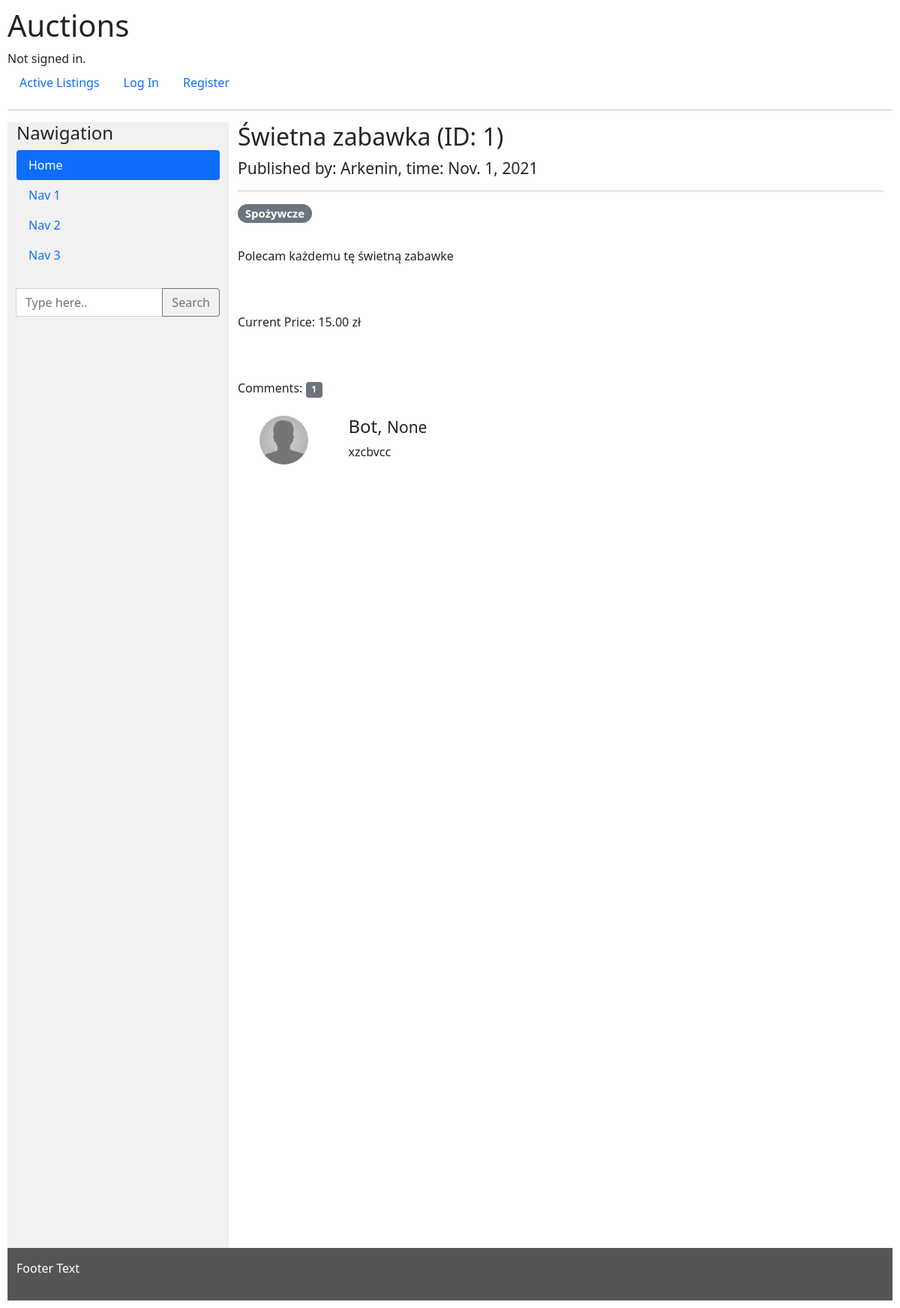
The page /auction/1 on the database as committed earlier.
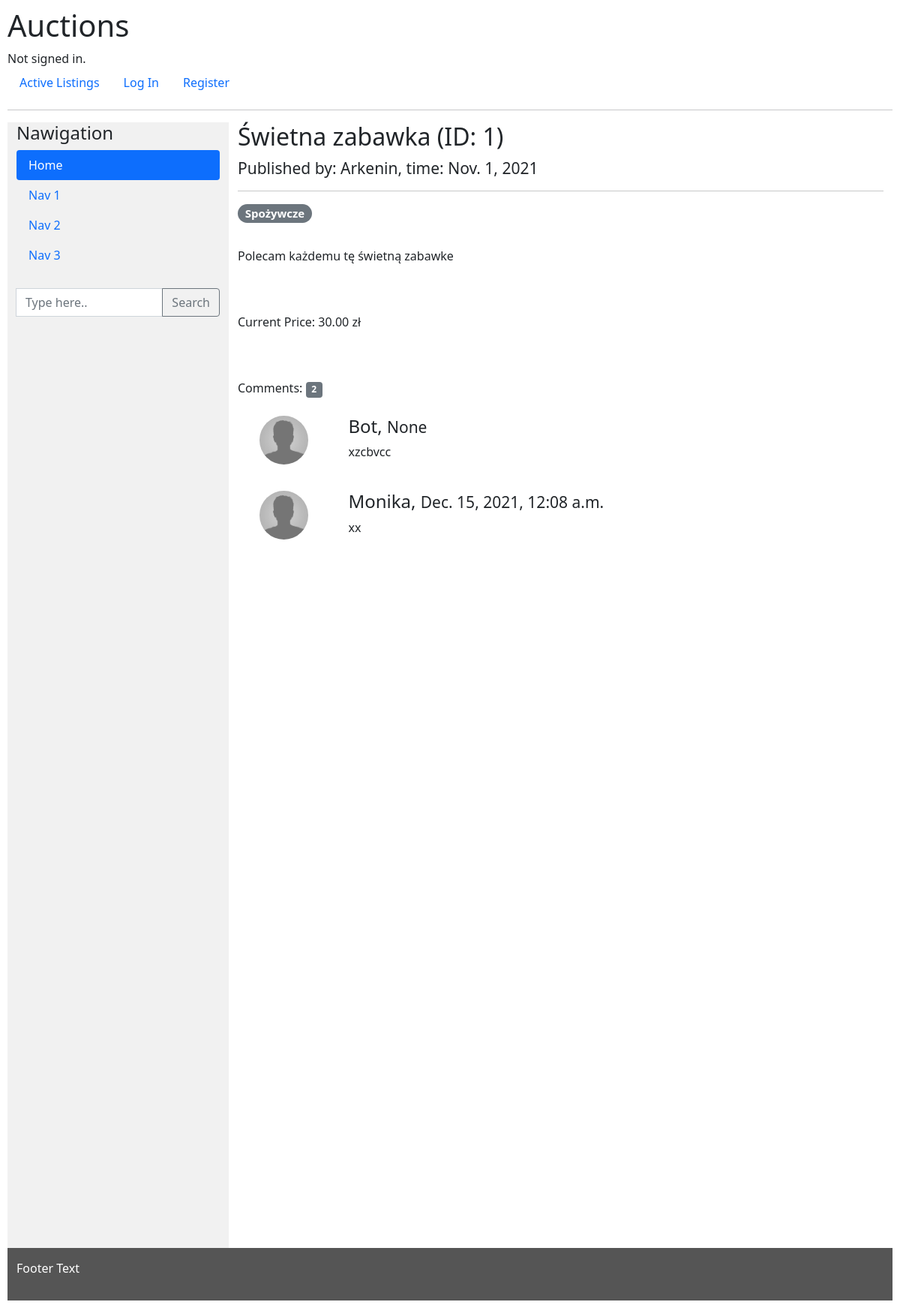
The same page on the database as committed later.
### auctions/models.py (models this page shows, shortened)
class Listing(models.Model):
    title = models.CharField(max_length=128)
    starting_price = models.FloatField()
    actual_price = models.FloatField(default=-1)
    description = models.CharField(max_length=1024)
    picture_url = models.URLField(null=True)
    pub_date = models.DateField()
    user = models.ForeignKey(User, on_delete=models.CASCADE, related_name="user_auctions")
    ended = models.BooleanField(default=False)
    winner = models.ForeignKey(User, on_delete=DO_NOTHING, null=True, default=None, related_name="user_wins")

class User(AbstractUser):
    watching = ManyToManyField('Listing', blank=True, related_name="users")
    pass

class Category(models.Model):
    category = models.CharField(max_length = 64)
    auctions = models.ManyToManyField(Listing, blank=True, related_name="categories")

class Bid(models.Model):
    auction = models.ForeignKey(Listing, on_delete=models.CASCADE, related_name="bids")
    bid_date = models.DateTimeField()
    bid_value = models.FloatField()
    user = models.ForeignKey(User, on_delete=models.CASCADE)

class Comment(models.Model):
    user = models.ForeignKey(User, on_delete=models.CASCADE, related_name="comments")
    auction = models.ForeignKey(Listing, on_delete=models.CASCADE, related_name="comments")
    com_date = models.DateTimeField()
    text = models.CharField(max_length=128)

### auctions/views.py (the view, shortened to what this page needs)
# urls.py: path("auction/<int:nr>", views.auction, name="auction")
def auction(request, nr):
    auc = Listing.objects.get(pk=nr)
    act_max_bid = get_auction_max_price(auc)
    max_bid = Bid.objects.filter(auction = auc).order_by('-bid_value').first()
    if max_bid == None:
        act_max_bid = auc.starting_price
    else:
        act_max_bid = max_bid.bid_value
    a = Listing.objects.get(pk=nr)
    return render(request, "auctions/auction.html", {
        "auc": Listing.objects.get(pk=nr),
        "comments": Comment.objects.filter(auction = auc),
        "price": act_max_bid,
        "max_bid": max_bid,
    })

### auctions/views.py (called while the page is built)
def get_auction_max_price(auc):
    act_max_bid = Bid.objects.filter(auction = auc).order_by('-bid_value').first()
    if act_max_bid == None:
        act_max_bid = auc.starting_price
    else:
        act_max_bid = act_max_bid.bid_value
    return act_max_bid

### auctions/templates/auctions/auction.html (shortened to what this page needs)
{% extends "auctions/layout.html" %}
{% load static %}
{% block body %}
  <h2>{{ auc.title }} (ID: {{auc.pk}})</h2>
<h4><small>Published by: {{ auc.user }}, time: {{ auc.pub_date|date }}</small></h4>
<hr>
<h5>
  {% for c in auc.categories.all %}
  <span class="badge badge rounded-pill bg-secondary">{{ c.category }}</span>
  {% endfor %}
</h5><br>
<p> {{ auc.description }}</p>
<br><br>
<div class="row">
  <div class="col-sm-9">
    <p>Current Price: {{ price|floatformat:2  }} zł</p>
  </div>
  <div class="col-sm-3">
  </div>
</div>
<br><br>
Comments: <span class="badge bg-secondary">{{ auc.comments.count }}</span>
<br><br>
<div class="row">
{% for com in comments %}
  <div class="col-sm-2 text-center">
    <img src="{% static 'auctions/no-avatar.png' %}" class="rounded-circle" height="65" width="65" alt="Avatar">
  </div>
  <div class="col-sm-10">
    <h4>{{ com.user }}, <small>{{ com.com_date }}</small></h4>
    <p>{{ com.text }}</p>
    <br>
  </div>
  <br>
{% endfor %}
</div>
{% endblock %}

### auctions/templates/auctions/layout.html (shortened to what this page needs)
{% load static %}
<!DOCTYPE html>
<html lang="en">
    <head>
    <link href="https://cdn.jsdelivr.net/npm/bootstrap@5.1.3/dist/css/bootstrap.min.css" rel="stylesheet">
    <link href="{% static 'auctions/styles.css' %}" rel="stylesheet">
    </head>
    <body>
        <h1>Auctions</h1>
        <div>
            {% if user.is_authenticated %}
                Signed in as <strong>{{ user.username }}</strong>.
            {% else %}
                Not signed in.
            {% endif %}
        </div>
        <ul class="nav">
            <li class="nav-item">
                <a class="nav-link" href="{% url 'index' %}">Active Listings</a>
            </li>
            {% if user.is_authenticated %}
                <li class="nav-item">
                    <a class="nav-link" href="{% url 'logout' %}">Log Out</a>
                </li>
                <li class="nav-item">
                    <a class="nav-link" href="{% url 'create' %}">Add auction</a>
                </li>
                <li class="nav-item position-relative">
                    <a class="nav-link" href="{% url 'watchlist' %}">Watchlist
                        <span class="position-absolute top-0 start-100 translate-middle badge rounded-pill bg-secondary"> {{ user.watching.count }} <span class="visually-hidden">Watchlist counter</span></span>
                    </a>
                </li>
            {% else %}
                <li class="nav-item">
                    <a class="nav-link" href="{% url 'login' %}">Log In</a>
                </li>
                <li class="nav-item">
                    <a class="nav-link" href="{% url 'register' %}">Register</a>
                </li>
            {% endif %}
        </ul>
        <hr>
        <div class="container-fluid">
            <div class="row content">
                <div class="col-sm-3 sidenav">
                    <h4>Nawigation</h4>
                    <ul class="nav nav-pills flex-column">
                        <li class="nav-item"><a class="nav-link active" href="#section1">Home</a></li>
                        <li class="nav-item"><a class="nav-link" href="#section2">Nav 1</a></li>
                        <li class="nav-item"><a class="nav-link" href="#section3">Nav 2</a></li>
                        <li class="nav-item"><a class="nav-link" href="#section3">Nav 3</a></li>
                    </ul><br>
                    <form action="{% url 'index' %}" method="POST">
                        <div class="input-group mb-3">
                            <input type="text" class="form-control" placeholder="Type here.." aria-label="Example text with button addon" aria-describedby="button-addon1">
                            <button class="btn btn-outline-secondary" type="submit" name="search-bt">Search</button>
                        </div>
                    </form>
                </div>
                <div class="col-sm-9">
                    {% block body %}
                    {% endblock %}
                </div>
            </div>
        </div>
        <footer class="container-fluid">
            <p>Footer Text</p>
        </footer>
    </body>
</html>

### auctions/static/auctions/styles.css (style rules this page uses)
body { padding: 10px; }
.row.content { height: 1500px }
.sidenav { background-color: #f1f1f1; height: 100%; }
footer { background-color: #555; color: white; padding: 15px; }

Rows that differ between the two databases and show on the page:
no longer on this page (row unchanged): Bid: bid_value "15.00"
changed Listing "Świetna zabawka": comments.count "1" → "2"
added Bid: bid_value "30.00"
added Comment: user "Monika", com_date "Dec. 15, 2021, 12:08 a.m.", text "xx"
